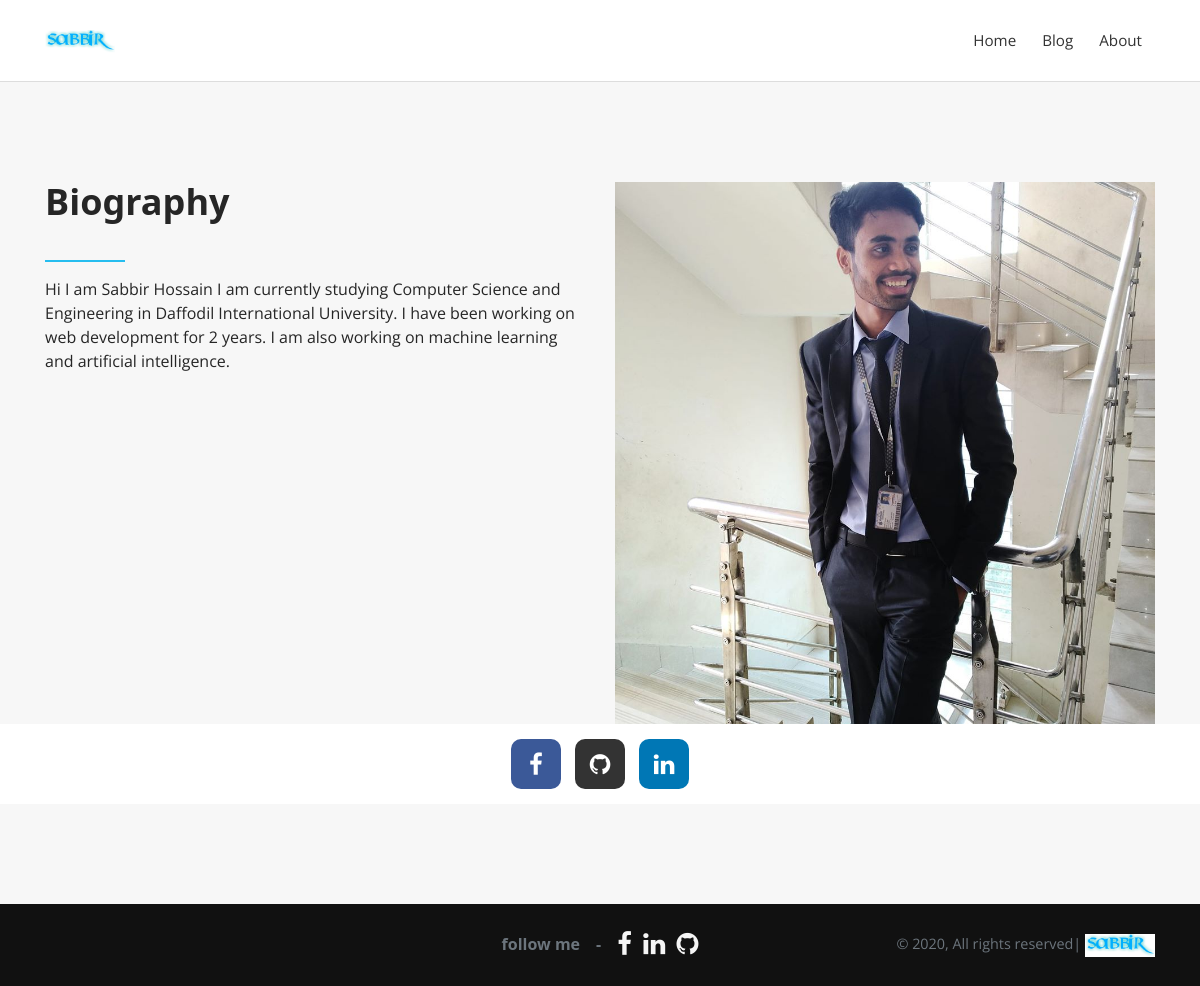
The page /about/ on the database its author committed.
### posts/models.py (models this page shows)
class About(models.Model):
    overview = RichTextUploadingField()
    image = models.ImageField(upload_to='uploads/')

### posts/views.py (the view)
# urls.py: path('about/',About.as_view(),name='about'),
class About(ListView):
    template_name ='about.html'
    model = About

### templates/about.html (shortened to what this page needs)
{% extends "base.html" %}
{% load static %}
{% block content %}
<div class="body">
  <section id="biography">
    <div class="container">
        <div class="about_me">
            <div class="row">
                <div class="col-lg-6">
                    <div class="content">
                        {% for about in object_list %}
                        <div class="heading">
                            <h2>Biography</h2>
                            <p>{{about.overview|striptags}}</p>
                            </div>
                    </div>
                </div>
                <div class="col-lg-6">
                    <div class="image">
                        <img src=  "{{ about.image.url }}" class="img-fluid" alt="me">
                    </div>
                        {% endfor %}
                </div>
            </div>
        </div>
    </div>
    <div class="social_icons text-center">
        <a  target="blank" href="https://www.facebook.com/profile.php?id=100005325077639"><i class="fa fa-facebook"></i></a>
        <a  target="blank" href="https://github.com/Sabbirdiu"><i class="fa fa-github"></i></a>
        <a  target="blank" href="https://www.linkedin.com/in/sabbir-hossain-525b19198/ "><i class="fa fa-linkedin"></i></a>
    </div>
</section>
</div>
{% endblock %}

### static_in_env/base.css (style rules this page uses)
body { overflow-x: hidden; }
a, i, span { display: inline-block; text-decoration: none; -webkit-transition: all 0.3s; transition: all 0.3s; }
a i { -webkit-transition: none; transition: none; }
section { padding: 100px 0; overflow-x: hidden; }
h1, h2, h3, h4, h5, h6 { margin-bottom: 15px; }
body { font-family: "Open Sans", sans-serif; font-size: 1rem; font-weight: normal; line-height: 1.5; color: #212529; background-color: #fff; }
a { color: #999; text-decoration: none; }
h1, h2, h3, h4, h5, h6, .h1, .h2, .h3, .h4, .h5, .h6 { margin-bottom: 0.5rem; font-family: inherit; font-weight: 700; line-height: 1.1; color: inherit; }
h2, .h2 { font-size: 2rem; }

### templates/about.html (style rules this page uses)
.body { color: #fff; }
img { vertical-align: middle; display: inline-block; }
a { display: inline-block; text-decoration: none; outline: 0; }
h1, h2, h3, h4, h5, h6, p, a, ul, ol, li { padding: 0; margin: 0; }
h1, h2, h3, h4, h5, h6 { font-family: 'Noto Sans', sans-serif; font-weight: 700; }
#biography { background: #f7f7f7; }
#biography .heading { padding: 0; }
#biography .heading h2 { font-size: 36px; color: #262626; padding-bottom: 40px; position: relative; }
#biography .heading h2:after { position: absolute; content: ''; bottom: 0; left: 0; height: 2px; width: 80px; background: #26bdef; }
#biography .heading p { font-size: 16px; color: #262626; padding-top: 15px; padding-bottom: 20px; font-weight: 400; }
#biography .social_icons { background: #fff; padding: 15px 0; }
#biography .social_icons a i { font-size: 24px; height: 50px; width: 50px; line-height: 50px; text-align: center; color: #fff; border-radius: 10px; margin: 0 5px; }
#biography .social_icons a i.fa-facebook { background: #3b5998; }
#biography .social_icons a i.fa-github { background: #333333; }
#biography .social_icons a i.fa-linkedin { background: #0077b5; }

### rows shown on the page
About: overview "Hi I am Sabbir Hossain I am currently studying Computer Science and Engineering in Daffodil International University. I have been working on web development for 2 years. I am also working on machine learning and artificial intelligence.", image (picture)
